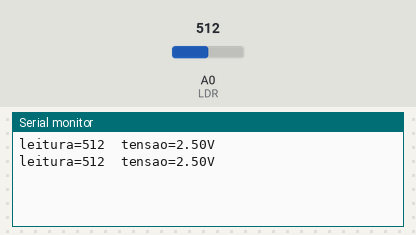
A sketch run on a simulated Arduino Uno, built with avr-gcc and run on an emulated ATmega328P. On the bench: the last lines printed to the serial monitor. Inputs (shaded band) come from the test bench; at power-on: A0 (LDR) = 512.

Above: at 1.8 s.
1.9 s: A0 (LDR) set to 716
At 2.8 s:
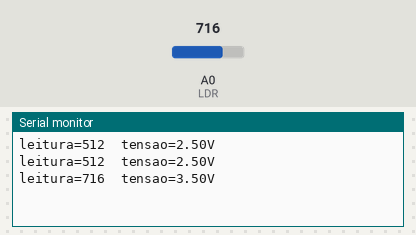
3.4 s: A0 (LDR) set to 900
At 4.7 s:
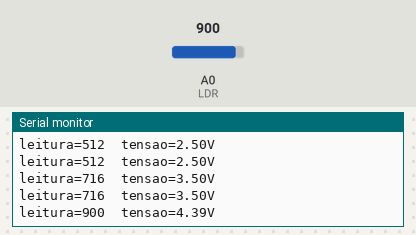
Timing chart, 0 to 6.4 s (numbered marks = the images above; inputs shaded):
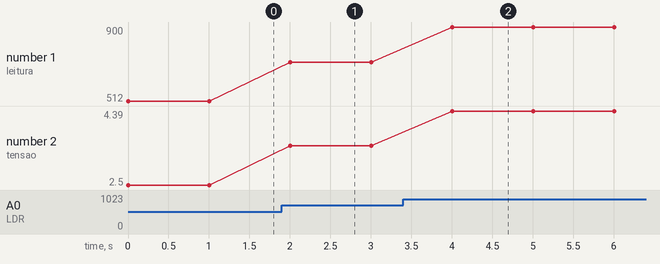

The sketch:

sensor-luz-1.ino
```cpp
/**
 * Projeto exemplo para sensor de luz (LDR, Light-Dependent Resistor).
 */

const int LDR = A0;  // pino onde o LDR esta conectado
int leitura = 0;     // armazena o valor lido pelo ADC (conversor análogico-digital)
float tensao = 0.0;  // armazena a tensao

void setup() {
  // inicia e configura a Serial
  Serial.begin(9600); // 9600 bps

  // configura o pino com LDR como entrada
  pinMode(LDR, INPUT); // pino A0
}

void loop() {
  // le o valor de tensao no pino do LDR
  leitura = analogRead(LDR);

  // imprime o valor lido pelo Arduino
  Serial.print("leitura=");
  Serial.print(leitura);
  Serial.print("\t"); // TAB

  // converte e imprime o valor em tensao eletrica
  tensao = leitura * 5.0 / 1024.0;

  Serial.print("tensao=");
  Serial.print(tensao);
  Serial.print("V");

  Serial.println(); // nova linha

  delay(1000); // aguarda 1 segundo para uma nova leitura
}
```

Measured:
- after the input at 1.9 s, the serial monitor: prints a new line after 0.10 s (image 1)
- after the input at 3.4 s, the serial monitor: prints a new line after 0.60 s (image 2)
- plotted number 1: 512 → 716 after the input at 1.9 s, 716 → 900 after the input at 3.4 s
- plotted number 2: 2.5 → 3.5 after the input at 1.9 s, 3.5 → 4.39 after the input at 3.4 s
